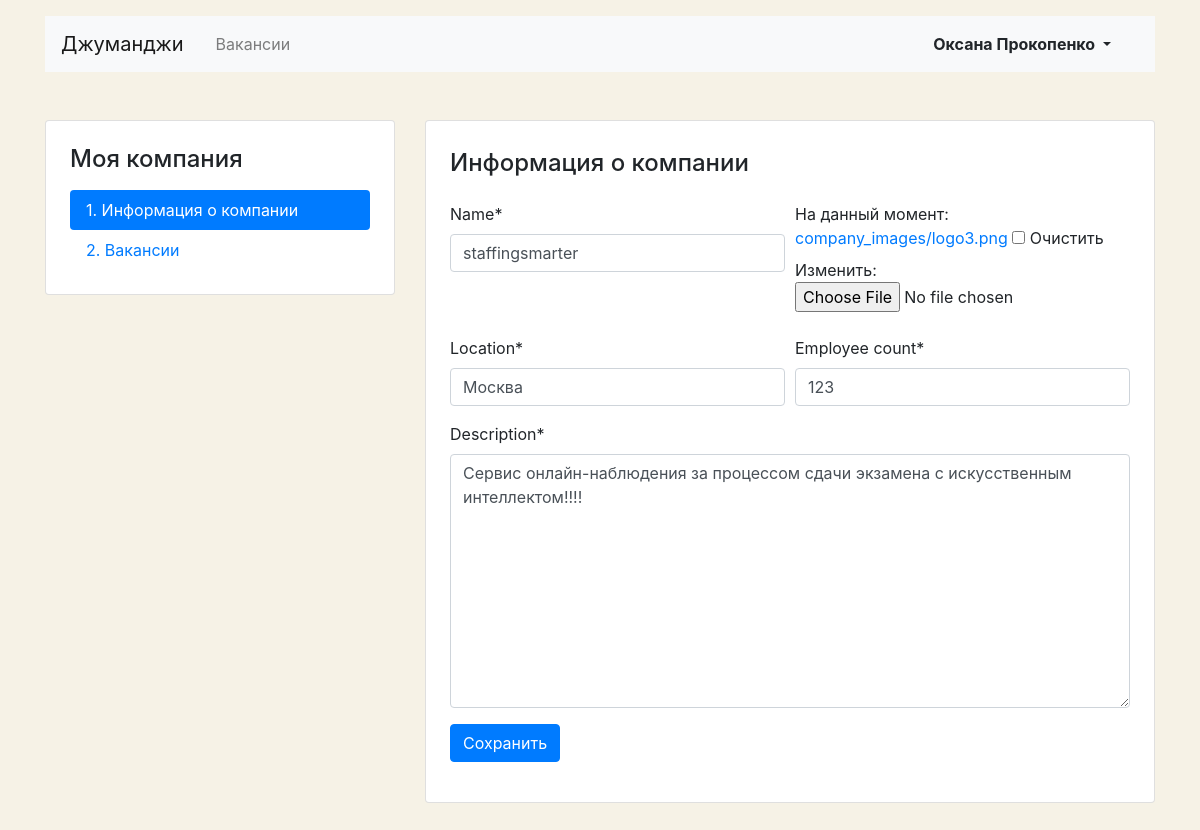
Before: /mycompany/ (signed in) with the older database file.
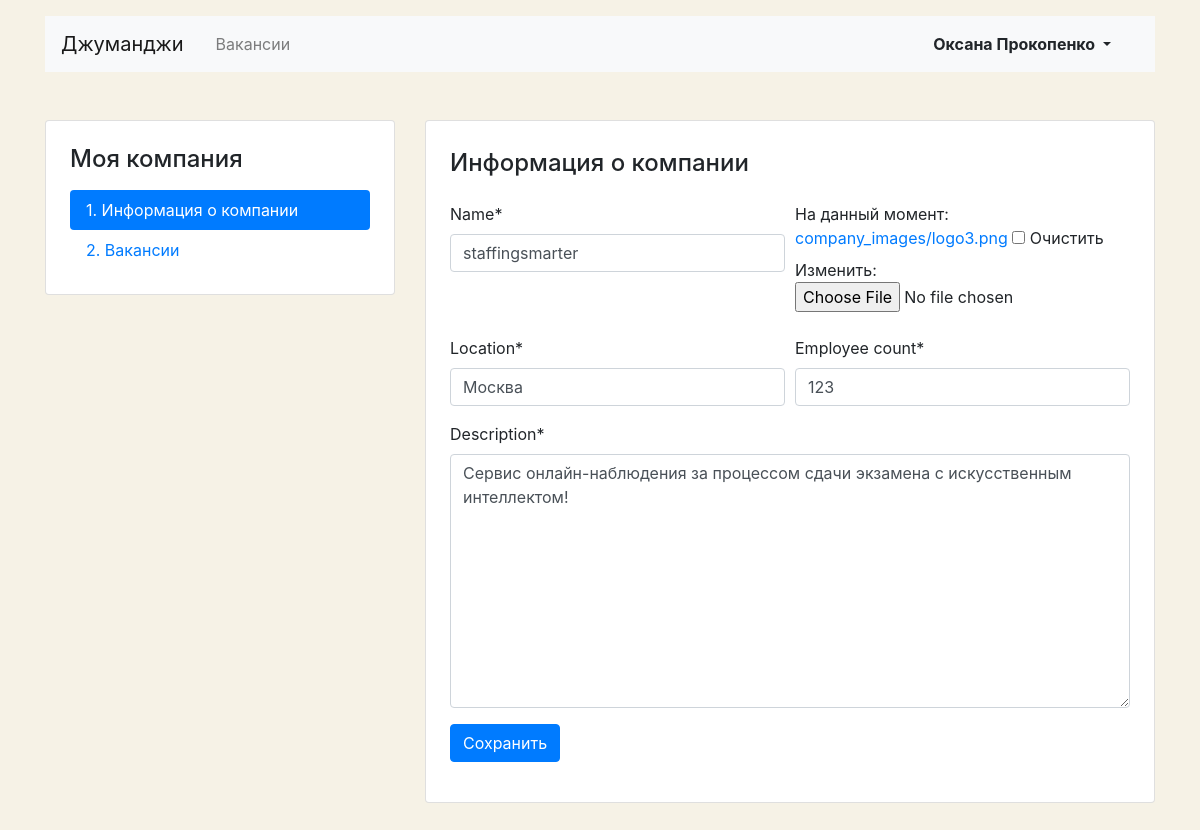
After: the same page with the newer database file.
### vacancies/models.py (models this page shows, shortened)
class Company(models.Model):
    name = models.CharField(max_length=20)
    location = models.CharField(max_length=20)
    logo = models.ImageField(
        upload_to=MEDIA_COMPANY_IMAGE_DIR,
        blank=True
    )
    description = models.TextField()
    employee_count = models.IntegerField()
    owner = models.ForeignKey(
        User,
        on_delete=models.CASCADE,
    )

### vacancies/views/companies_views.py (the view)
# urls.py: path('mycompany/', MyCompanyView.as_view(), name='my_company'),
class MyCompanyView(LoginRequiredMixin, IsNotCompanyMixin, SuccessMessageMixin, UpdateView):
    model = Company
    template_name = 'vacancies/companies/company-edit.html'
    form_class = MyCompanyForm
    login_url = 'login_page'
    success_message = 'Информация о компании обновлена'
    def get_object(self):
        return self.model.objects.get(owner_id=self.request.user.pk)
    def get_context_data(self, **kwargs):
        context = super(MyCompanyView, self).get_context_data()
        context['head_title'] = 'Джуманджи | Моя компания'
        return context

### vacancies/forms.py
class MyCompanyForm(forms.ModelForm):
    class Meta:
        model = Company
        fields = [
            'name',
            'logo',
            'location',
            'employee_count',
            'description',
        ]
    def __init__(self, *args, **kwargs):
        super().__init__(*args, **kwargs)
        self.helper = FormHelper()
        self.helper.form_method = 'post'
        self.helper.layout = Layout(
            Row(
                Column('name'),
                Column(CustomImagefield('logo')),
            ),
            Row(
                Column('location'),
                Column('employee_count'),
            ),
            'description',
            FormActions(
                Submit('submit', 'Сохранить'),
            ),
        )

### vacancies/mixins.py (called while the page is built)
    def dispatch(self, request, *args, **kwargs):
        if Company.objects.filter(owner=self.request.user):
            return super().dispatch(request, *args, **kwargs)
        return redirect('no_company')

### templates/vacancies/companies/company-edit.html (shortened to what this page needs)
{% extends 'base.html' %}
{% load crispy_forms_tags %}
{% block content %}
<main class="container mt-3 pb-5">
    <div class="row mt-5">
        <div class="col-12 col-lg-4">
            <aside class="pt-3 pb-4 px-4 mb-5 card">
                <h1 class="h4 pt-2 pb-2">Моя компания</h1>
                <div class="nav flex-column nav-pills">
                    <a class="nav-link active" href="{% url 'my_company' %}">1. Информация о компании</a>
                    <a class="nav-link" href="{% url 'my_company_vacancies' %}">2. Вакансии</a>
                </div>
            </aside>
        </div>
        <div class="col-12 col-lg-8">
            <div class="card">
                <div class="card-body px-4 pb-4">
                    <section class="tab-pane fade show active">
                        <h2 class="h4 pt-2 pb-3">Информация о компании</h2>
                        {% crispy form %}
                    </section>
                </div>
            </div>
        </div>
    </div>
</main>
{% endblock %}

### templates/custom_imagefield.html
{% load crispy_forms_field %}
<div class="form-group">
    {% crispy_field field 'class' 'custom-file' %}
  </div>

Changed rows visible on the page:
changed Company "staffingsmarter": description "Сервис онлайн-наблюдения за процессом сдачи экзамена с искусственным интеллектом!!!!" → "Сервис онлайн-наблюдения за процессом сдачи экзамена с искусственным интеллектом!"
